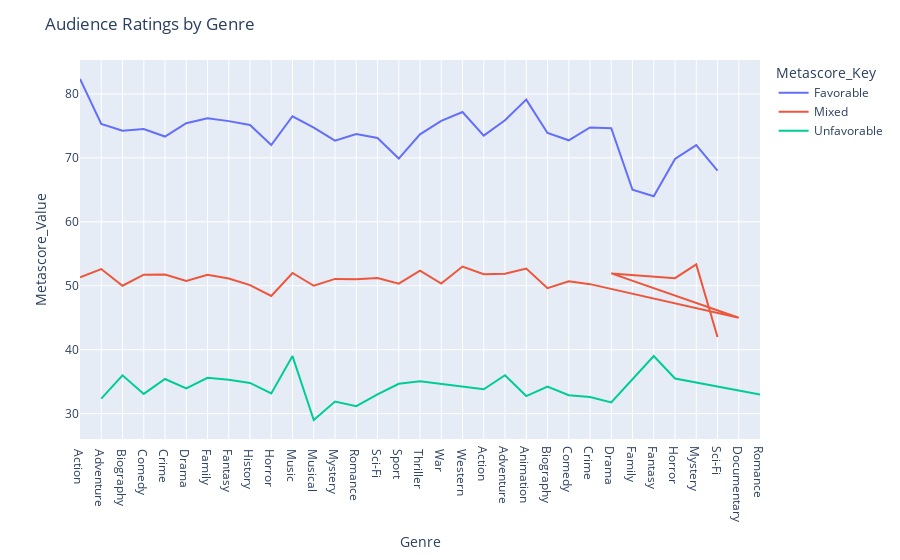

Here is the notebook cell this chart was saved with:
### Code cell
#Plotting the Metascore By Genre and Metascore Key
Model_DF5 = Model_DF_Temp.groupby(['Genre','Metascore_Key'])['Metascore_Value'].mean()
Model_DF5=Model_DF5.reset_index()
fig = px.line(Model_DF5, x='Genre', y='Metascore_Value',color='Metascore_Key')
fig.update_layout(title_text='Audience Ratings by Genre')
fig.show()

### Figure 1 — Plotly figure (JSON) as saved in the notebook; plotly's stock layout.template omitted (floating-point values rounded to 4 significant figures)
{"data": [{"hovertemplate": "Metascore_Key=Favorable<br>Genre=%{x}<br>Metascore_Value=%{y}<extra></extra>", "legendgroup": "Favorable", "line": {"color": "#636efa", "dash": "solid"}, "mode": "lines", "name": "Favorable", "showlegend": true, "type": "scatter", "x": [" Action", " Adventure", " Biography", " Comedy", " Crime", " Drama", " Family", " Fantasy", " History", " Horror", " Music", " Musical", " Mystery", " Romance", " Sci-Fi", " Sport", " Thriller", " War", " Western", "Action", "Adventure", "Animation", "Biography", "Comedy", "Crime", "Drama", "Family", "Fantasy", "Horror", "Mystery", "Sci-Fi"], "xaxis": "x", "y": [82.33, 75.31, 74.25, 74.5, 73.33, 75.41, 76.2, 75.74, 75.13, 72, 76.5, 74.71, 72.69, 73.73, 73.1, 69.89, 73.68, 75.78, 77.17, 73.48, 75.88, 79.11, 73.88, 72.74, 74.75, 74.63, 65, 64, 69.82, 72, 68], "yaxis": "y"}, {"hovertemplate": "Metascore_Key=Mixed<br>Genre=%{x}<br>Metascore_Value=%{y}<extra></extra>", "legendgroup": "Mixed", "line": {"color": "#EF553B", "dash": "solid"}, "mode": "lines", "name": "Mixed", "showlegend": true, "type": "scatter", "x": [" Action", " Adventure", " Biography", " Comedy", " Crime", " Drama", " Family", " Fantasy", " History", " Horror", " Music", " Musical", " Mystery", " Romance", " Sci-Fi", " Sport", " Thriller", " War", " Western", "Action", "Adventure", "Animation", "Biography", "Comedy", "Crime", "Documentary", "Drama", "Horror", "Mystery", "Sci-Fi"], "xaxis": "x", "y": [51.33, 52.61, 50, 51.73, 51.77, 50.75, 51.7, 51.14, 50.1, 48.41, 52, 50, 51.07, 51.03, 51.21, 50.33, 52.36, 50.33, 53, 51.81, 51.88, 52.69, 49.61, 50.7, 50.25, 45, 51.93, 51.19, 53.33, 42], "yaxis": "y"}, {"hovertemplate": "Metascore_Key=Unfavorable<br>Genre=%{x}<br>Metascore_Value=%{y}<extra></extra>", "legendgroup": "Unfavorable", "line": {"color": "#00cc96", "dash": "solid"}, "mode": "lines", "name": "Unfavorable", "showlegend": true, "type": "scatter", "x": [" Adventure", " Biography", " Comedy", " Crime", " Drama", " Family", " Fantasy", " History", " Horror", " Music", " Musical", " Mystery", " Romance", " Sci-Fi", " Sport", " Thriller", "Action", "Adventure", "Animation", "Biography", "Comedy", "Crime", "Drama", "Fantasy", "Horror", "Romance"], "xaxis": "x", "y": [32.35, 36, 33.09, 35.42, 33.95, 35.6, 35.3, 34.8, 33.17, 39, 29, 31.89, 31.17, 33, 34.67, 35.07, 33.81, 36, 32.75, 34.25, 32.88, 32.6, 31.75, 39, 35.5, 33], "yaxis": "y"}], "layout": {"legend": {"title": {"text": "Metascore_Key"}, "tracegroupgap": 0}, "margin": {"t": 60}, "title": {"text": "Audience Ratings by Genre"}, "xaxis": {"anchor": "y", "domain": [0, 1], "title": {"text": "Genre"}}, "yaxis": {"anchor": "x", "domain": [0, 1], "title": {"text": "Metascore_Value"}}}}
